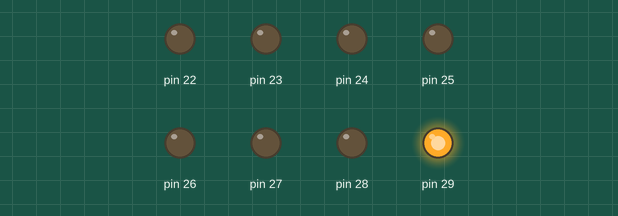
The sketch below on a simulated Arduino Mega 2560, built with avr-gcc and run on an emulated ATmega2560. Shown: output pins drawn as LEDs (lit = HIGH).

Above: at 0.2 s.
At 2.7 s:
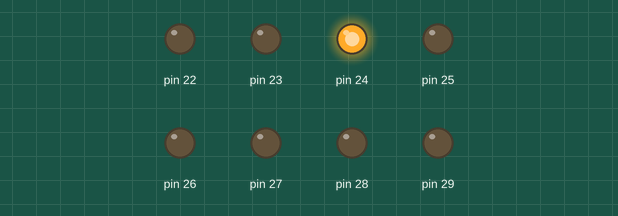
At 5.2 s:
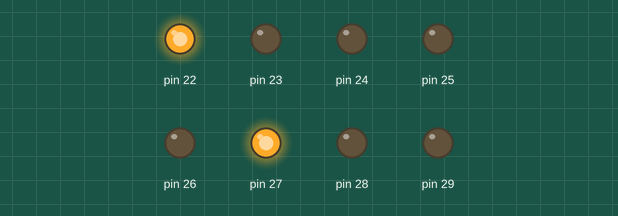
At 10.2 s:
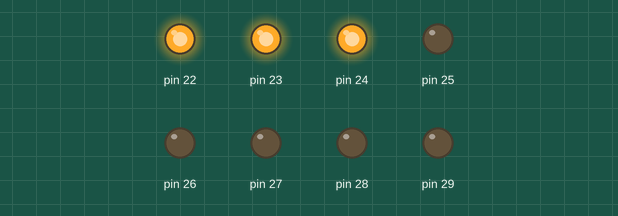
At 15.2 s:
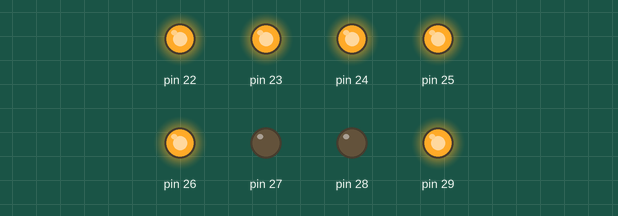
At 20.7 s:
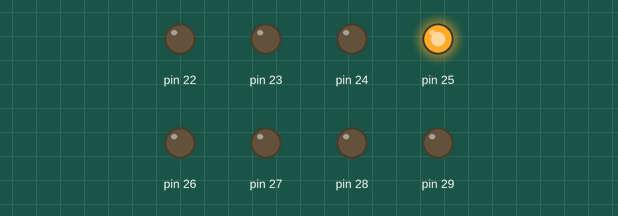
Timing chart, 0 to 21.3 s (numbered marks = the images above):
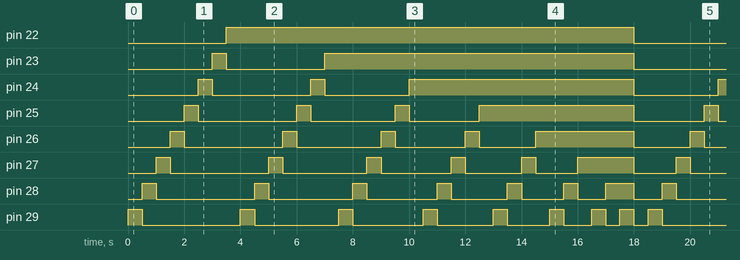

The sketch:

Auffuellen.ino
```cpp
/*
  Autor:  Benedikt Walter
  Klasse: 2AHELS
  Titel:  Auffüllen
  Datum:  28.2.2022
*/

#define DELAY 500

char bits = 0x00, savedBits = 0x00;
unsigned long long millistime = 0;

void setup() {
  DDRA = 0xff;
  PORTA = 0x00;
}

void loop() {
  for (int i = 0; i < 8; i++) {
    for (int j = 0; j < (8-i); j++) {
      bits = 0x80 >> j;
      PORTA = bits | savedBits;
      while(millis() - millistime < DELAY);
      millistime = millis();
    }
    savedBits |= bits;
  }
  bits = 0x00;
  savedBits = 0x00;
  PORTA = 0x00;
  while(millis() - millistime < DELAY);
  millistime = millis();
}
```

Measured:
- by itself, pin 22: alternates HIGH for 14.5 s and LOW for 4.0 s
- by itself, pin 23: LOW → HIGH at 3.0 s, → LOW 0.50 s later, → HIGH 3.5 s later, → LOW 11.0 s later, … (8 changes in this stretch)
- by itself, pin 24: LOW → HIGH at 2.5 s, → LOW 0.50 s later, → HIGH 3.5 s later, → LOW 0.50 s later, … (13 changes in this stretch)
- by itself, pin 25: repeats every 18.5 s: LOW 3.5 s, HIGH 0.50 s, LOW 3.0 s, HIGH 0.50 s, LOW 2.5 s, HIGH 5.5 s, LOW 2.5 s, HIGH 0.50 s
- by itself, pin 26: repeats every 18.5 s: LOW 3.5 s, HIGH 0.50 s, LOW 3.0 s, HIGH 0.50 s, LOW 2.5 s, HIGH 0.50 s, LOW 2.0 s, HIGH 3.5 s, LOW 2.0 s, HIGH 0.50 s
- by itself, pin 27: repeats every 18.5 s: LOW 3.5 s, HIGH 0.50 s, LOW 3.0 s, HIGH 0.50 s, LOW 2.5 s, HIGH 0.50 s, LOW 2.0 s, HIGH 0.50 s, LOW 1.5 s, HIGH 2.0 s, LOW 1.5 s, HIGH 0.50 s
